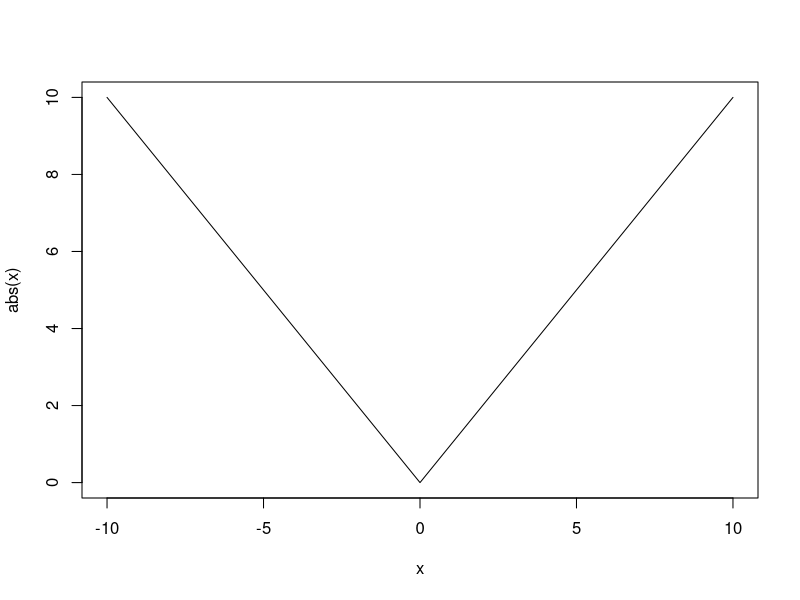
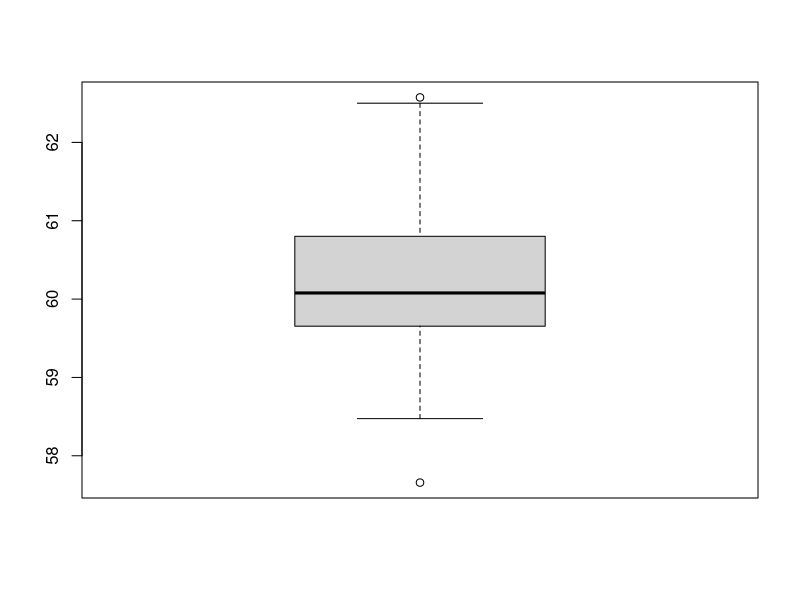
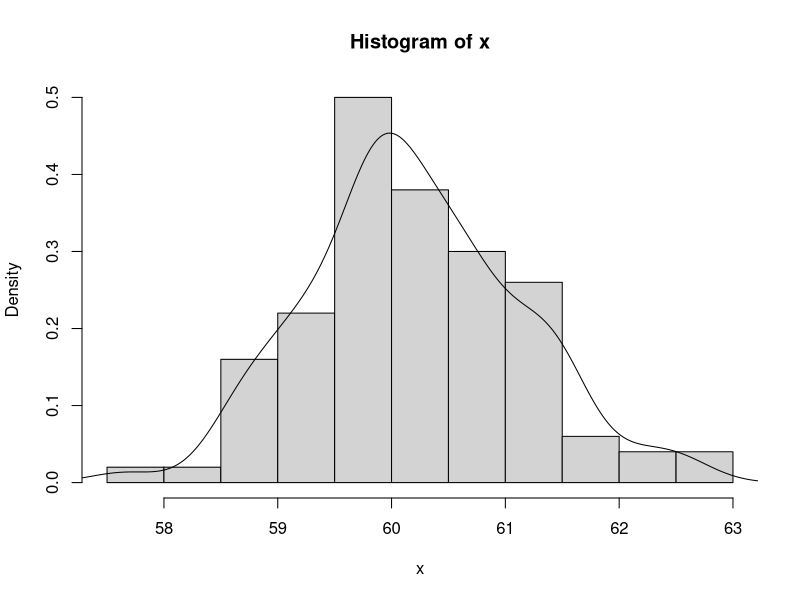

Reproduce these figures in R, in order.
#---------Question 2.3---------

#question 2.3.2
x_1=as.character(4)
x_2=as.character(38)

x_3.ch=paste(x_1,x_2,sep = "")#

x_3<-as.numeric(x_3.ch)

x_4.ch<-c(strsplit(x_3.ch,split = ""))

#---------Question 2.4----------

# 1
a<-c(1:20)

# 2
seq(1,40,3) # or seq(from=1,to=40,by=3)

# 3
seq(20,0,-2)

# 4
rep(1:5,times=5)

# 5
rep(1:5,each=3)

# 6
rep(c(1,-1),times=20)

# 7
rep(1:3,times=4:6)

# 8
rep(1:5,c(2,5,2,1,3))

# 9
2*a


#----------Question 2.5----------

x<-c(36,5,51,52,37,35,30,35,45,21,72,62,46,88,73,9,46,36,90,17,56,94,53,50,63)

length(x)
head(x,3)#first 3 values
tail(x,4)# last four values
x[(length(x)-3):length(x)]

# 1
length(x)

# 2
x[1]

# 3
x[c(1,25)]

# 4
x[c(1:3,22:25)]

# 5
x[c(2:4,6:25)]
x[c(-1,-5)]
x[-c(1,5)]

# 6 Observations which are greater than 45 and also their position in x
x[x>45]
which(x>45) # gives the position of the observations

# 7 Observation that are greater than equal to 40 and less than 80
x[x>=40 & x<80]

# 8 observations that are less than 10 or greater than 80
x[x<10 | x>80]

# 9 Observations that are not equal to 50
x[x!=50]

# 10 Observations that are equal to 35
x[x==35]
which(x==35) #positions

set.seed(seed = 234)
# 11 select a random sample of size 5 with replacement from the given observations. Also note the unit chosen.
n1=sample(1:25,5,replace = T);n1 # selection of units
x[n1]
match(x[n1],x) #matches the the vector with the sample and returns its positions

# 12 select a random sample of size 5 without replacement from the given observations
n2=sample(1:25,5,replace = F);n2
x[n2]

#-------Question 2.6--------

# 2.6.1 
X<-c(5,3,7,11,4,6,10,9,8,12)

# i)
y1<-(2*x^2-11*x+25);y1

# ii)
y2<-cos(x*pi/180);y2

# iii)
y3<-log(x)-3;y3

# iv)
y4<-log10(x);y4

# v)
y5<-exp(x+5);y5

#-------Q 2.6.2-------
curve(abs,xlim=c(-10,10))
#------Q 2.6.3--------
f_x<-expression(x*exp(2+3*x))
der_fx<- D(f_x,'x');der_fx
#-------Q 2.6.4-------

f1<-function(x){
  x^2
}
integrate(f1,0,1)

#Q Evaluate f(x)=C(n,x)*(p^x)*(1-p)^(n-x) for x=0,1,2,3,4 where n=0,1,2,3,4 and p=0.2
n=4
p=.2
q=1-p
b1<-function(x){
    choose(n,x)*(p^x)*(q^(n-x))
}
b1(0:4)
summation<-sum(b1(0:4));summation

#-------Q 2.7----
set.seed(300)
x<-rnorm(100,60)
Q1<-quantile(x,.25)
Q2<-quantile(x,.5)
Q3<-quantile(x,.75)
?quantile
#Q 1 Number of students and mean of x
len_x<-length(x);len_x
mean_x<-mean(x);mean_x
#Q 2 Median of x
med_x<-median(x);med_x
#Q 3 Minimum, Maximum and rage of x.
min_x<-min(x);min_x
max_x<-max(x);max_x
ran_x<-range(x);ran_x
#Q 4 Variance and standard deviation of x
var_x<-var(x);var_x
std_x<-sqrt(var_x);std_x
#Q 5 The three quartiles of x
qrt_x<-quantile(x,probs = c(.25,.5,.75));qrt_x
#Q 6 Quartile deviation and inter quartile deviation
qrtDev_x<-(quantile(x,.75)-quantile(x,.25))/2;qrtDev_x
int_qrtRng_x<-quantile(x,.75)-quantile(x,.25);int_qrtRng_x
#Q 7 the skewness of x based on the answer above
sk<-(Q1-2*Q2+Q3)/(Q3-Q1);sk
#Q 8 Box plot of x
boxplot(x)
#Q 9 Histogram of x. Add a fitted curve over the histogram
hist(x, prob=T)
lines(density(x)) 
